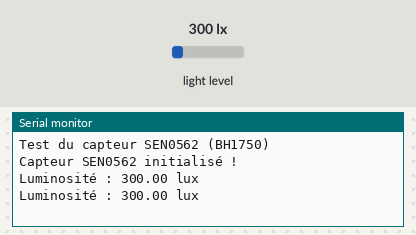
Bench run of a sketch on a simulated Arduino Uno, built with avr-gcc and run on an emulated ATmega328P. Shown: the last lines printed to the serial monitor. The inputs (shaded band) are chosen by the test bench; at power-on: light level 300 lx.

Above: at 1.8 s.
1.9 s: light level set to 40 lx
At 2.7 s:
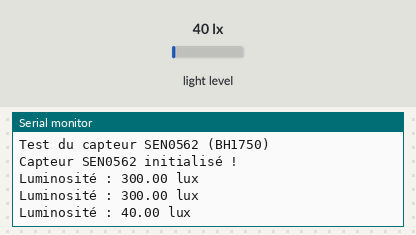
3.4 s: light level set to 500 lx
At 4.3 s:
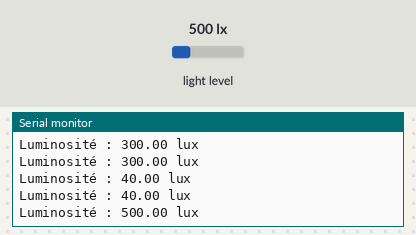
Timing chart, 0 to 6.4 s (numbered marks = the images above; inputs shaded):
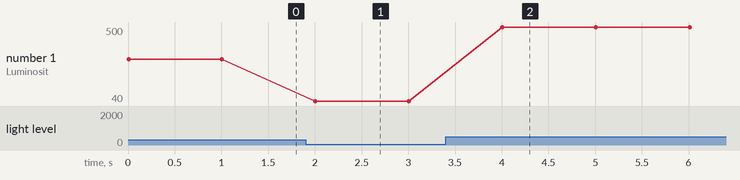

The sketch:

StandAlone_Luminosite_SEN0562.ino
```cpp
#include <Wire.h>
#include <BH1750.h>

// Création de l'objet capteur
BH1750 lightMeter;

void setup() {
    Serial.begin(115200);
    while (!Serial);  // Attendre l'ouverture du moniteur série

    Serial.println("Test du capteur SEN0562 (BH1750)");

    // Initialisation du capteur
    Wire.begin();
    if (!lightMeter.begin()) {
        Serial.println("Erreur : Capteur SEN0562 non détecté !");
        while (1);
    }

    Serial.println("Capteur SEN0562 initialisé !");
}

void loop() {
    // Lire la luminosité en lux
    float lux = lightMeter.readLightLevel();

    Serial.print("Luminosité : ");
    Serial.print(lux);
    Serial.println(" lux");

    delay(1000); // Attente de 1 seconde
}
```

Measured:
- after the input at 1.9 s, the serial monitor: prints a new line after 0.10 s (image 1)
- after the input at 3.4 s, the serial monitor: prints a new line after 0.61 s (image 2)
- plotted number 1: 300 → 40 after the input at 1.9 s, 40 → 500 after the input at 3.4 s
